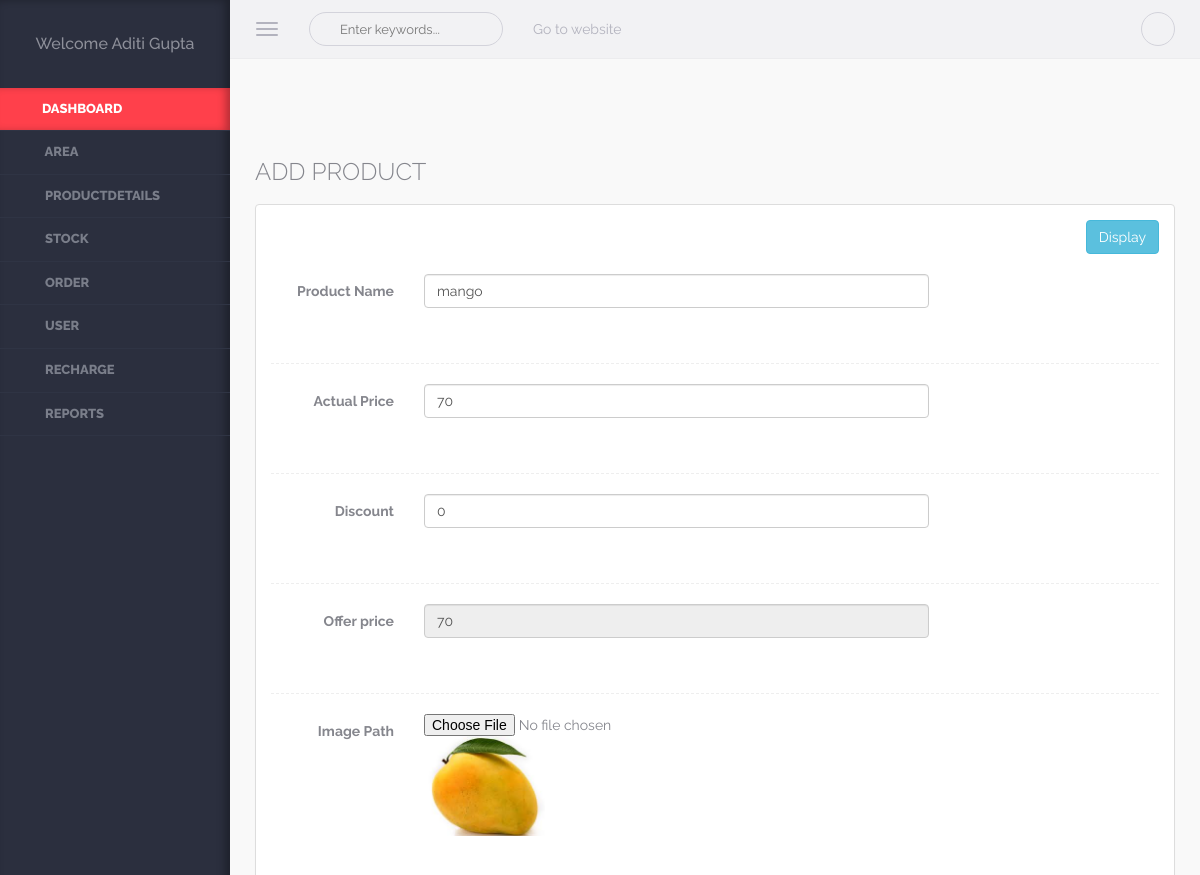
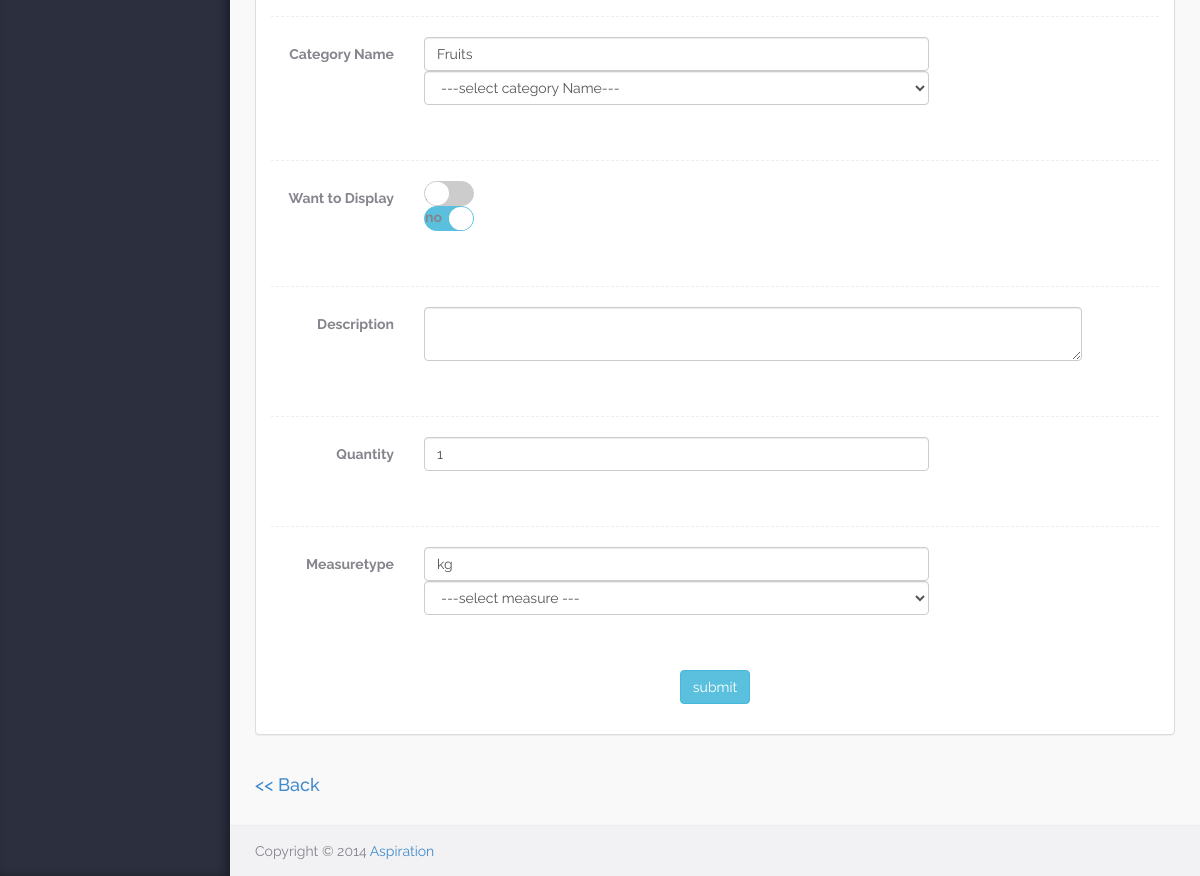
/admin/edit_product.php?Id=3 (signed in), run on the app's committed database (2 pictures, top to bottom).
### tables this page shows
CREATE TABLE `user` (
  `Userid` int(5) NOT NULL,
  `Username` varchar(50) NOT NULL,
  `Password` varchar(8) NOT NULL,
  `Usertypeid` int(5) NOT NULL,
  `Fname` varchar(50) NOT NULL,
  `Lname` varchar(50) NOT NULL,
  `Mobileno` bigint(10) NOT NULL,
  `Address` varchar(100) NOT NULL,
  `Areaid` int(5) NOT NULL,
  `Email` varchar(50) NOT NULL,
  `DOB` date NOT NULL,
  `DOL` datetime NOT NULL,
  `Visitcnt` int(5) NOT NULL,
  `Isauthenticate` bit(1) NOT NULL
);

CREATE TABLE `product` (
  `Productid` int(5) NOT NULL,
  `Productname` varchar(50) NOT NULL,
  `Actualprice` int(5) NOT NULL,
  `Discount` int(5) NOT NULL DEFAULT '0',
  `Offerprice` int(5) NOT NULL,
  `Categoryid` int(5) NOT NULL,
  `Imagepath` varchar(50) NOT NULL,
  `Isdisplay` bit(1) NOT NULL,
  `Description` varchar(100) NOT NULL,
  `Qty` int(5) NOT NULL,
  `Measuretypeid` int(5) NOT NULL
);

CREATE TABLE `category` (
  `Categoryid` int(5) NOT NULL,
  `Categoryname` varchar(50) NOT NULL,
  `Imagepath` varchar(50) NOT NULL,
  `Isdisplay` bit(1) NOT NULL,
  `Description` varchar(100) NOT NULL
);

CREATE TABLE `measuretype` (
  `Measuretypeid` int(5) NOT NULL,
  `Measuretypevalue` varchar(50) NOT NULL,
  `Isdisplay` bit(1) NOT NULL
);

### Class/User.php (called while the page is built, shortened)
<?php
class User
{
	public function display1($uid)
	{
			$conn=new mysqli("localhost","root","","db_alboutveggies");
			$qry="SELECT Fname,Lname,Mobileno,Address,Email FROM User WHERE Userid=".$uid;
			$data=mysqli_query($conn,$qry);
			return $data;
				}
}
?>

### Class/Product.php (called while the page is built, shortened)
<?php
class Product
{
	public function select1($Productid)
	{
					$conn=new mysqli("localhost","root","","db_alboutveggies");
					$qry="SELECT Product.Productid,Product.Productname,Product.Actualprice,Product.Discount,Product.Offerprice,Category.Categoryname,Product.Imagepath, Product.Isdisplay,Product.Description,Product.Qty,Measuretype.Measuretypevalue FROM Product,Category,Measuretype WHERE Product.Categoryid=Category.Categoryid AND Product.Measuretypeid=Measuretype.Measuretypeid AND Product.Productid=".$Productid;
					$data=mysqli_query($conn,$qry);
					return $data;
	}
}
?>

### admin/edit_product.php (the view, shortened to what this page needs)
<?php
	include_once("header.php");
?>
<div class="warper container-fluid">
<br><br><br>
<?php
include_once("../class/Product.php");
$obj=new Product();
$pid=$pnm=$isd=$ap=$op=$cat=$mv=$des=$img=$dis=$qty=$a="";
if(isset($_GET["Id"]))
{
	$pid=$_GET["Id"];
	$rec=$obj->select1($pid);
	while($result=mysqli_fetch_array($rec))
	{
		$pnm=$result[1];
		$ap=$result[2];
		$dis=$result[3];
		if($dis==0)
		{
			$op=$ap;;
		}
		else
		{
			$op=$ap*($dis/100);
			$op=$ap-$op;
		}
		$cat=$result[5];
		$img=$result[6];
		$des=$result[8];
		$qty=$result[9];
		$mv=$result[10];
	}
}
?>
<div class="page-header"><h3>ADD PRODUCT</h3></div>
      		<div class="row">
               <div class="col-md-12">
                 	<div class="panel panel-default">
                        <div class="panel-body">
						<form class="form-horizontal" method="post" >
	<div align="right">
            <input type="submit" class="btn btn-info" Name="btnDis" value="Display">
	  </div>
</form>
	  <br>
            	<form class="form-horizontal" method="post" enctype="multipart/form-data" >
		 <div class="form-group">
       <label class="col-sm-2 control-label">Product Name</label>
		<div class="col-sm-7">
       <input type="text" class="form-control tagsinput" Name="txtPnm" value="<?php echo $pnm;?>" placeholder="Product name" Required>
		</div>
         </div>
         <hr class="dotted"></hr>
		 <div class="form-group">
       <label class="col-sm-2 control-label">Actual Price</label>
		<div class="col-sm-7">
       <input type="text" class="form-control tagsinput" Name="txtAp" value="<?php echo $ap;?>" Required>
		</div>
         </div>
         <hr class="dotted"></hr>
		 <div class="form-group">
       <label class="col-sm-2 control-label">Discount</label>
		<div class="col-sm-7">
       <input type="text" class="form-control tagsinput" Name="txtDis" value="<?php echo $dis; ?>" >
		</div>
         </div>
		 <hr class="dotted"></hr>
		 <div class="form-group">
       <label class="col-sm-2 control-label">Offer price</label>
		<div class="col-sm-7">
       <input type="text" class="form-control" Name="txtOp" value="<?php echo $op; ?>"  disabled="">
		</div>
         </div>
		<hr class="dotted"></hr>
		 <div class="form-group">
       <label class="col-sm-2 control-label">Image Path</label>
		<div class="col-sm-7">
		<input type="file" Name="txtFile" value="<?php echo $img; ?>">
           	<img src="<?php echo $img; ?>" height="100" weight="100" />
		</div>
         </div>
		<br/>
 <hr class="dotted">
               <div class="form-group">
       <label class="col-sm-2 control-label">Category Name</label>
		<div class="col-sm-7">
		 <input type="text" class="form-control" Name="txtCnm" value="<?php echo $cat;?>" >
      <select class="form-control" name="cb1Cat"  required>
			<option >---select category Name---</option>
		</select>
         </div>
		 </div>
         <hr class="dotted"></hr>
        <div class="form-group">
		<label class="col-sm-2 control-label">Want to Display</label>
										<div class="col-sm-2">
                                        <div class="switch-button info showcase-switch-button">
                                            <label for="switch-button-6">yes</label>&nbsp;&nbsp;&nbsp;&nbsp;&nbsp;
                                            <label for="switch-button-7">no</label>
                                        </div>
                                     </div>
		</div>
		<br />
		<hr class="dotted"></hr>
		<div class="form-group">
       <label class="col-sm-2 control-label">Description</label>
		<div class="col-lg-9">
       <textarea  class="form-control tagsinput" Name="textDes"  required><?php echo $des;?></textarea>
		</div>
         </div>
		<hr class="dotted"></hr>
		 <div class="form-group">
       <label class="col-sm-2 control-label">Quantity</label>
		<div class="col-sm-7">
       <input type="text" class="form-control tagsinput" Name="txtQty" value="<?php echo $qty;?>" >
		</div>
         </div>
		  <hr class="dotted">
               <div class="form-group">
       <label class="col-sm-2 control-label">Measuretype</label>
		<div class="col-sm-7">
		 <input type="text" class="form-control" Name="txtMv" value="<?php echo $mv;?>" >
      <select class="form-control" name="cb2Mv" required>
			<option >---select measure ---</option>
		</select>
         </div>
		 </div>
       <div class="form-group">
	   <div align="center">
      <input type="submit" class="btn btn-info" Name="btnSub" value="submit">
	  </div>
	  </div>
			 	</form>
			</div></div>
            </div> </div>
<a href='index.php' ><h4>&lt;&lt;&nbsp;Back</h4></a>
</div>
          			<?php
	include_once("footer.php");
?>
</body>
</html>

### admin/header.php (shortened to what this page needs)
<!DOCTYPE html>
<html lang="en">
<head>
    <link rel="stylesheet" href="assets/css/plugins/typeahead/typeahead.css" />
    <link rel="stylesheet" href="assets/css/switch-buttons/switch-buttons.css" />
	<link rel="stylesheet" href="assets/css/bootstrap/bootstrap.css" />
    <link rel="stylesheet" href="assets/css/fontawesome/font-awesome.css" />
    <link rel="stylesheet" href="assets/css/plugins/bootstrap-tagsinput/bootstrap-tagsinput.css" />
    <link rel="stylesheet" href="assets/css/plugins/bootstrap-chosen/chosen.css" />
    <link rel="stylesheet" href="assets/css/plugins/bootstrap-datetimepicker/bootstrap-datetimepicker.css" />
    <link rel="stylesheet" href="assets/css/plugins/calendar/calendar.css" />
    <link rel="stylesheet" href="assets/css/app/app.v1.css" />
</head>
<body >
<?php
		include_once("../class/User.php");
	$obj=new User();
	$Uid=$_SESSION["uid"];
$Utid=$_SESSION["utid"];
	$rec=$obj->display1($Uid);
$data="	<aside class='left-panel'>
            <div class='user text-center'>";
	if($result=mysqli_fetch_array($rec))
	{
				$data.="<h4 class='user-name'>Welcome ".$result[0]."&nbsp;".$result[1]."</h4>";
	}
	$data.="</div>
	<nav class='navigation'>
            	<ul class='list-unstyled'>
                	<li class='active'><a href='index.php'><i class='fa fa-bookmark-o'></i><span class='nav-label'>Dashboard</span></a></li>
               ";
    if($Utid==1)
	{
       $data.="
                    <li class='has-submenu'><a href='#'><i class='fa fa-map-marker'></i> <span class='nav-label'>Area</span></a>
                    	<ul class='list-unstyled'>
						<li><a href='edit_area.php'>Add Area</a></li>
                        	<li><a href='display_area.php'>Area</a></li>
							                         </ul>
                    </li>
					<li class='has-submenu'><a href='#'><i class='fa fa-file-text-o'></i> <span class='nav-label'>Productdetails</span></a>
                    	<ul class='list-unstyled'>
						<li><a href='edit_category.php'>Add category</a></li>
						<li><a href='display_category.php'>Category</a></li>
						<li><a href='edit_product.php'>Add product</a></li>
						<li><a href='display_productcategory.php'>Product</a></li>
                            </ul>
					</li>
					<li class='has-submenu'><a href='#'><i class='fa fa-file-text-o'></i> <span class='nav-label'>Stock</span></a>
                    	<ul class='list-unstyled'>
						<li><a href='edit_measuretype.php'>Add Measuretype</a></li>
						<li><a href='display_measuretype.php'>Measuretype</a></li>
						<li><a href='edit_stock.php'>Add Stock</a></li>
						<li><a href='display_stock.php'>Stock</a></li>
						</ul>
					</li>
					<li class='has-submenu'><a href='#'><i class='fa fa-file-text-o'></i> <span class='nav-label'>Order</span></a>
                    	<ul class='list-unstyled'>
						<li><a href='display_order.php'>Order</a></li>
                            <li><a href='display_orderdetail.php'>Orderdetail</a></li>
                            <li><a href='display_orderstatus.php'>Orderstatus</a></li>
<li><a href='todayorderA.php'>Today Order</a></li>
							</ul>
					</li>
					<li class='has-submenu'><a href='display_user.php'><i class='fa fa-users'></i> <span class='nav-label'>User</span></a>
                    						</li>
				<li class='has-submenu'><a href='display_recharge.php'><i class='fa fa-money'></i> <span class='nav-label'>Recharge</span></a>
                    	</li>
					<li class='has-submenu'><a href='report.php'><i class='fa fa-users'></i> <span class='nav-label'>Reports</span></a>
                    						</li>
				";
	}
	else
	{
	$data.="	<li class='has-submenu'><a href='todayorderS.php'><i class='fa fa-child'></i> <span class='nav-label'>Today Order</span></a>
                    						</li>
				<li class='has-submenu'><a href='myorder.php'><i class='fa fa-child'></i> <span class='nav-label'>Past Order</span></a>
                    	</li>";
	}
	 $data.="    </ul>
            </nav>
    </aside>";
	echo $data;
  ?>
    <section class="content">
        <header class="top-head container-fluid">
            <button type="button" class="navbar-toggle pull-left">
                <span class="icon-bar"></span>
                <span class="icon-bar"></span>
                <span class="icon-bar"></span>
            </button>
            <form role="search" class="navbar-left app-search pull-left hidden-xs">
              <input type="text" placeholder="Enter keywords..." class="form-control form-control-circle">
         	</form>
            <nav class=" navbar-default hidden-xs" role="navigation">
                <ul class="nav navbar-nav">
                <li><a href="../website/index.php">Go to website</a></li>
              </ul>
            </nav>
            <ul class="nav-toolbar">
            	                <li class="dropdown"><a href="#" data-toggle="dropdown"><i class="fa fa-ellipsis-v"></i></a>
                </li>
            </ul>
        </header>

### admin/assets/css/switch-buttons/switch-buttons.css (style rules this page uses)
.switch-button { display:inline-block; }
.switch-button label { position:relative; background-color:#CCC; border:1px solid #ccc; vertical-align:middle; width:50px; height:25px; margin:0px; cursor:pointer; -webkit-border-radius: 60px; -moz-border-radius: 60px; -ms-border-radius: 60px; -o-border-radius: 60px; border-radius: 60px; -webkit-transition: all 0.4s; -moz-transition: all 0.4s; -o-transition: all 0.4s; transition: all 0.4s; }
.switch-button label:after { background-color:#fff; height:100%; position:absolute; top:0px; left:0px; width:50%; content:""; -webkit-border-radius: 60px; -moz-border-radius: 60px; -ms-border-radius: 60px; -o-border-radius: 60px; border-radius: 60px; -webkit-transition: all 0.4s; -moz-transition: all 0.4s; -o-transition: all 0.4s; transition: all 0.4s; }
.switch-button input:checked + label { background-color:#27C24C; border-color:#27C24C; }
.switch-button input:checked + label:after { margin-left:50%; -webkit-transition: all 0.4s; -moz-transition: all 0.4s; -o-transition: all 0.4s; transition: all 0.4s; }
.switch-button.info input:checked + label { background-color:#5bc0de; border-color:#5bc0de; }

### admin/assets/css/app/app.v1.css (style rules this page uses)
body { background-color:#f9f9f9; color:#85868d; font-family: 'Raleway', sans-serif; position:relative; }
body, html { overflow-x:hidden; }
aside.left-panel { background-color:#2b2f3e; width:230px; position:fixed; padding:25px 0px; box-shadow:inset -5px 0px 8px rgba(0,0,0,0.3); height:100%; top:0px; left:0px; }
.user { margin-bottom:35px; }
.user h4.user-name { color:#8e909a; font-size:16px; }
.navigation { margin:20px 0px; }
.navigation > ul > li { position:relative; }
.navigation > ul > li.has-submenu:after { content:"\f105"; font-family: 'FontAwesome'; display:inline-block; position:absolute; color:#7a7e8a; right:15px; transition: all 0.4s; -moz-transition: all 0.4s; -webkit-transition: all 0.4s; -o-transition: all 0.4s; top:10px; visibility:hidden; }
.navigation > ul > li > a { display:block; padding:12px 25px; color:#7a7e8a; text-transform:uppercase; font-size:13px; text-decoration:none; font-weight:800; border-bottom:1px solid #2f3444; transition: all 0.4s; -moz-transition: all 0.4s; -webkit-transition: all 0.4s; -o-transition: all 0.4s; }
.navigation > ul > li:hover > a, .navigation > ul > li.active:hover > a, .navigation > ul > li.active > a { color:#fff; background-color: #ff404b; -webkit-box-shadow: inset -6px 0 8px -2px rgba(0,0,0,0.3); box-shadow: inset -6px 0 8px -2px rgba(0,0,0,0.3); }
.navigation ul li a i { margin-right:6px; font-size:14px; }
header { background-color:#f2f2f4; border-bottom:1px solid #ececee; padding-top:4px; padding-bottom:4px; }
.navbar-toggle { margin:8px 20px 8px 0px; display:block; padding-left:0px; }
.navbar-toggle .icon-bar { background-color:#b3b3be; }
.app-search { position:relative; margin-top:8px; margin-bottom:8px; margin-right:15px; }
.app-search .form-control, .app-search .form-control:focus { border:1px solid #d3d3db; font-size:13px; color:#c4c4cd; padding-left:30px; background:none; box-shadow:none; }
.app-search:before { content:"\f002"; position:absolute; left:12px; font-family: FontAwesome; cursor:pointer; top:7px; color:#c4c4cd; display:inline-block; }
header .navbar-default .navbar-nav > li > a { color:#b3b3be; }
.nav-toolbar { margin:8px 0px; float:right; }
.nav-toolbar > li { padding:0px; display:inline-block; margin-left:5px; position:relative; list-style:none; }
.nav-toolbar > li > a { color:#d3d3db; font-size:18px; border:1px solid #d3d3db; border-radius:50px; height:34px; width:34px; text-align:center; display:block; padding:4px; }
.content { margin-left:230px; }
.content > .container-fluid { padding-left:25px; padding-right:25px; }
.warper { padding-top:20px; padding-bottom:20px; min-height:550px; }
.page-header { margin:0px; border:0px; }
.page-header * { font-weight:300; }
.btn-circle, .form-control-circle, .btn-group .btn-circle:first-child:not(:last-child):not(.dropdown-toggle) { border-radius:50px; }
.panel { margin-bottom:30px; }
hr.dotted { border-style:dashed; }
.showcase-switch-button { margin-right:15px; }

### data on the page
user: Fname "Aditi", Lname "Gupta"
product: txtPnm "mango", txtAp "70", txtDis "0", txtOp "70", Imagepath (picture), txtCnm "Fruits", txtQty "1", txtMv "kg"
